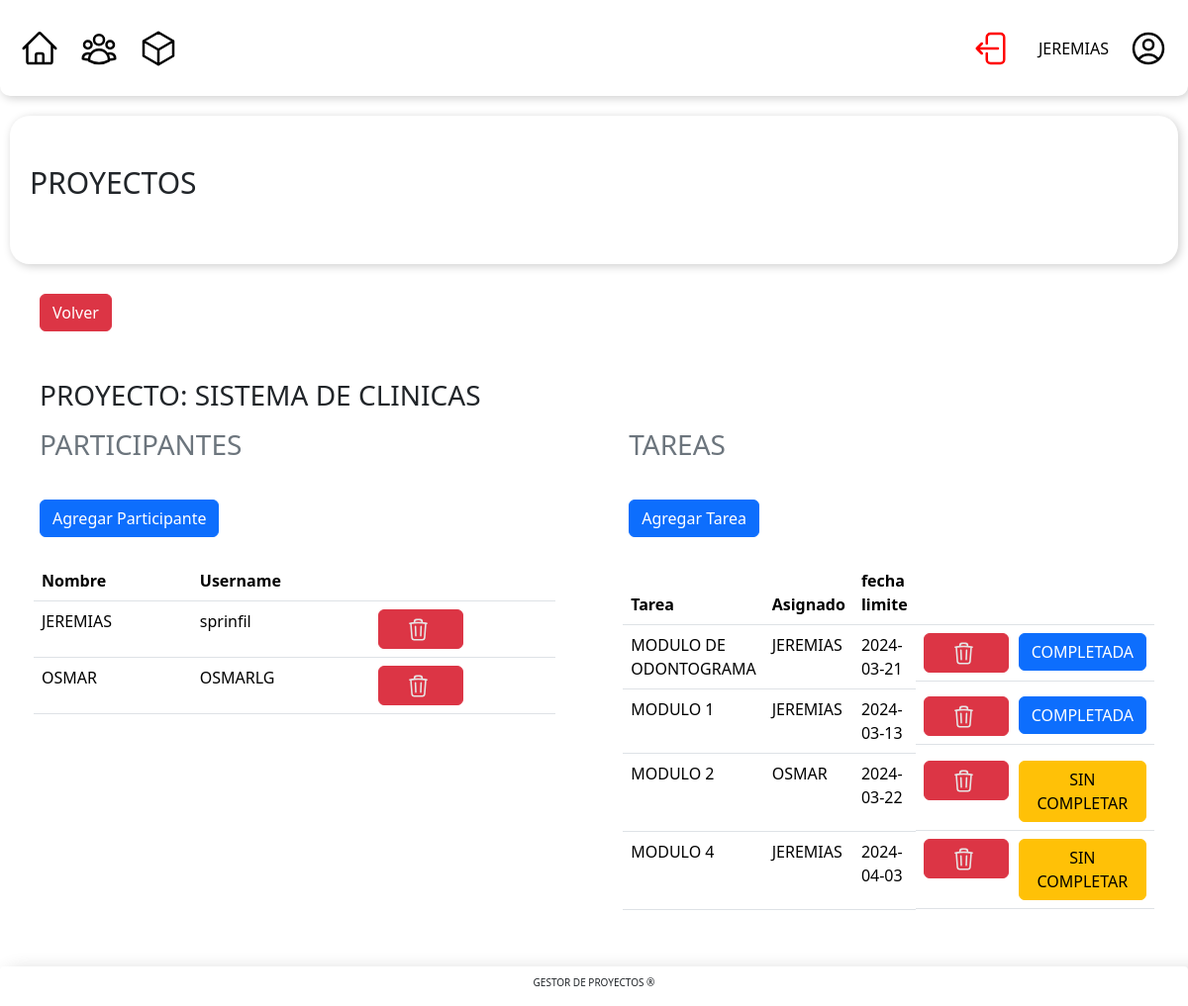
The app's page /views/proyectos_gestionar.php?proyecto_id=13 (signed in) with its own data.
### tables this page shows
CREATE TABLE IF NOT EXISTS `proyectos` (
  `id` bigint NOT NULL AUTO_INCREMENT,
  `nombre` varchar(50) DEFAULT NULL,
  PRIMARY KEY (`id`)
);

CREATE TABLE IF NOT EXISTS `usuarios` (
  `id` bigint NOT NULL AUTO_INCREMENT,
  `nombre` varchar(100) DEFAULT NULL,
  `password` varchar(100) DEFAULT NULL,
  `username` varchar(100) DEFAULT NULL,
  `rol` enum('USUARIO','EDITOR','ADMINISTRADOR') DEFAULT 'USUARIO',
  PRIMARY KEY (`id`)
);

CREATE TABLE IF NOT EXISTS `tareas` (
  `id` int NOT NULL AUTO_INCREMENT,
  `nombre` varchar(50) DEFAULT NULL,
  `fecha_finalziar` date DEFAULT NULL,
  `proyecto_id` bigint NOT NULL,
  `usuario_id` bigint DEFAULT NULL,
  `finalizada` varchar(50) DEFAULT 'FALSE',
  PRIMARY KEY (`id`),
  KEY `proyecto_id` (`proyecto_id`),
  KEY `usuario_id` (`usuario_id`),
  CONSTRAINT `FK__proyectos_tareas` FOREIGN KEY (`proyecto_id`) REFERENCES `proyectos` (`id`) ON DELETE CASCADE,
  CONSTRAINT `FK_tareas_usuarios` FOREIGN KEY (`usuario_id`) REFERENCES `usuarios` (`id`) ON DELETE CASCADE
);

### models/Proyecto.php (called while the page is built, shortened)
<?php
class Proyecto{
    public function find($id){
        $bd = new BD();
        $sql = $bd->conexion->query(" SELECT * FROM proyectos WHERE id = $id ");
        $datos = $sql->fetch_object();
        $this->id = $datos->id;
        $this->nombre = $datos->nombre;
    }
}

### models/BD.php (called while the page is built, shortened)
<?php
class BD{
    public function __construct() {
        $this->conexion = new mysqli('localhost','root','','crud_anderson');
    }
}

### models/Usuario.php (called while the page is built, shortened)
<?php
class Usuario{
    public function __construct($id) {
        $bd = new BD();
        $sql = $bd->conexion->query(" SELECT * FROM usuarios WHERE id = $id ");
        $datos = $sql->fetch_object();
        $this->nombre = $datos->nombre;
    }
}

### views/proyectos_gestionar.php (the view, shortened to what this page needs)
<!DOCTYPE html>
<html lang="es">
<head>
    <link href="../vendor/twbs/bootstrap/dist/css/bootstrap.min.css" rel="stylesheet">
    <link rel="stylesheet" href="../css/principal.css">
    <link rel="stylesheet" href="../css/usuarios.css">
    <link rel="stylesheet" href="../css/proyectos_gestionar.css">
</head>
<body>
    <div class="main">
        <?php
        include 'layouts/header.php';
        ?>
        <div class="contenedor-main">
            <div class="titulo">
                <p>PROYECTOS</p>
            </div>
            <?php
            include '../models/Proyecto.php';
            include '../models/BD.php';
            $proyecto = new Proyecto();
            $proyecto->find($_GET['proyecto_id']);
            ?>
            <a style="margin-left:20px;" href="/anderson-trial/views/proyectos.php" class="boton-eliminar"><button
                    type="button" class="btn btn-danger" style="margin-left:10px;margin-top:30px;">
                    Volver
                </button>
            </a>
            <h3 class="mt-5" style="margin-left:30px">PROYECTO:
                <?= $proyecto->nombre ?>
            </h3>
            <div class="contenedor-responsive">
                <div>
                    <h3 class=" text-secondary mt-2" style="margin-left:30px">PARTICIPANTES</h3>
                    <?php if ($_SESSION['user']['rol'] == 'ADMINISTRADOR' or $_SESSION['user']['rol'] == 'EDITOR') { ?>
                    <a style="margin-left:20px;"
                        href="/anderson-trial/views/proyectos_agregar_participante.php?proyecto_id=<?= $_GET['proyecto_id'] ?>"
                        class="boton-eliminar"><button type="button" class="btn btn-primary"
                            style="margin-left:10px;margin-top:30px;">
                            Agregar Participante
                        </button>
                    </a>
                    <?php } ?>
                    <div class=" p-4 d-flex justify-content-center align-items-center contenedor-tabla-datos">
                        <table class="table">
                            <thead class="bg-info">
                                <tr>
                                    <th scope="col">Nombre</th>
                                    <th scope="col">Username</th>
                                    <th scope="col"></th>
                                </tr>
                            </thead>
                            <tbody>
                                <?php
                                include '../controllers/ProyectosController.php';
                                $bd = new BD();
                                $sql = $bd->conexion->query('select * from usuarios');
                                if ($_SERVER["REQUEST_METHOD"] == "GET") {
                                    $bd = new BD();
                                    $sql = $bd->conexion->query(
                                        '  SELECT usuarios.*
                        FROM usuarios
                        JOIN participa ON usuarios.id = participa.usuario_id
                        JOIN proyectos ON participa.proyecto_id = proyectos.id
                        WHERE proyectos.id =' . $_GET['proyecto_id'] . '
                    ;'
                                    );
                                }
                                if ($_SERVER["REQUEST_METHOD"] == "GET") {
                                    $bd = new BD();
                                    $sql = $bd->conexion->query(
                                        '  SELECT usuarios.*
                        FROM usuarios
                        JOIN participa ON usuarios.id = participa.usuario_id
                        JOIN proyectos ON participa.proyecto_id = proyectos.id
                        WHERE proyectos.id =' . $_GET['proyecto_id'] . '
                    ;'
                                    );
                                }
                                while ($datos = $sql->fetch_object()) { ?>
                                    <tr>
                                        <td>
                                            <?= $datos->nombre ?>
                                        </td>
                                        <td>
                                            <?= $datos->username ?>
                                        </td>
                                        <td>
                                        <?php if ($_SESSION['user']['rol'] == 'ADMINISTRADOR' or $_SESSION['user']['rol'] == 'EDITOR') { ?>
                                            <a href="proyectos_gestionar.php?proyecto_id=<?= $proyecto->id ?>&usuario_id=<?= $datos->id ?>"
                                                onclick="alert_eliminar(event)">
                                                <div class="" style="display:flex; flex-wrap: nowrap;">
                                                    <button type="submit" class="btn btn-danger" name="btn_eliminar"
                                                        value="ok">
                                                    </button>
                                                </div>
                                            </a>
                                            <?php } ?>
                                        </td>
                                    </tr>
                                <?php }
                                ?>
                            </tbody>
                        </table>
                    </div>
                </div>
                <div>
                    <h3 class=" text-secondary mt-2" style="margin-left:30px;">TAREAS</h3>
                    <?php if ($_SESSION['user']['rol'] == 'ADMINISTRADOR' or $_SESSION['user']['rol'] == 'EDITOR') { ?>
                    <a style="margin-left:20px;"
                        href="/anderson-trial/views/proyectos_agregar_tarea.php?proyecto_id=<?= $_GET['proyecto_id'] ?>"
                        class="boton-eliminar"><button type="button" class="btn btn-primary"
                            style="margin-left:10px;margin-top:30px;">
                            Agregar Tarea
                        </button>
                    </a>
                    <?php } ?>
                    <div class=" p-4 d-flex justify-content-center align-items-center contenedor-tabla-datos">
                        <table class="table">
                            <thead class="bg-info">
                                <tr>
                                    <th scope="col">Tarea</th>
                                    <th scope="col">Asignado</th>
                                    <th scope="col">fecha limite</th>
                                    <th scope="col"></th>
                                </tr>
                            </thead>
                            <tbody>
                                <?php
                                $bd = new BD();
                                $sql = $bd->conexion->query('select * from tareas where proyecto_id = ' . $_GET['proyecto_id']);
                                if ($_SERVER["REQUEST_METHOD"] == "GET") {
                                    $bd = new BD();
                                    $sql = $bd->conexion->query('select * from tareas where proyecto_id = ' . $_GET['proyecto_id']);
                                }
                                while ($datos = $sql->fetch_object()) {
                                    $usuario = new Usuario($datos->usuario_id) ?>
                                    <tr>
                                        <td>
                                            <?= $datos->nombre ?>
                                        </td>
                                        <td>
                                            <?= $usuario->nombre ?>
                                        </td>
                                        <td>
                                            <?= $datos->fecha_finalziar ?>
                                        </td>
                                        <td style="display:flex; flex-wrap: nowrap; gap:10px;">
                                        <?php if ($_SESSION['user']['rol'] == 'ADMINISTRADOR' or $_SESSION['user']['rol'] == 'EDITOR') { ?>
                                            <a href="proyectos_gestionar.php?proyecto_id=<?= $proyecto->id ?>&tarea_id=<?= $datos->id ?>"
                                                onclick="alert_eliminar(event)">
                                                <div class="" style="display:flex; flex-wrap: nowrap;">
                                                    <button type="submit" class="btn btn-danger" name="btn_eliminar"
                                                        value="ok">
                                                    </button>
                                                </div>
                                            </a>
                                            <?php } ?>
                                            <form method="POST">
                                            <div class="" style="display:flex; flex-wrap: nowrap;">
                                                    <button type="submit" class="btn <?php if($datos->finalizada == "FALSE"){?>  btn-warning <?php }?> <?php if($datos->finalizada == "TRUE"){?>  btn-primary<?php }?> " name="btn_estatus"
                                                        value="ok">
                                                        <?php if($datos->finalizada == "FALSE"){?> SIN COMPLETAR <?php }?>
                                                        <?php if($datos->finalizada == "TRUE"){?> COMPLETADA <?php }?>
                                                    </button>
                                                </div>
                                            </form>
                                        </td>
                                    </tr>
                                <?php }
                                ?>
                            </tbody>
                        </table>
                    </div>
                </div>
            </div>
        </div>
        <?php
        include 'layouts/footer.php';
        ?>
    </div>
</body>
</html>

### views/layouts/header.php (shortened to what this page needs)
<link rel="stylesheet" href="../css/header.css">
<div class="contenedor-header">
    <div class="contenedor-navegacion">
        <a href="/anderson-trial/views/home.php" class="vinculo">
            <div>
            </div>
        </a>
        <?php if ($_SESSION['user']['rol'] == 'ADMINISTRADOR') { ?>
            <a href="/anderson-trial/views/usuarios.php" class="vinculo" id="usuarios">
                <div>
                </div>
            </a>
        <?php } ?>
        <a href="/anderson-trial/views/proyectos.php" class="vinculo" id="proyectos">
            <div>
                <svg xmlns="http://www.w3.org/2000/svg" fill="none" viewBox="0 0 24 24" stroke-width="1.5"
                    stroke="currentColor" class="icono">
                    <path stroke-linecap="round" stroke-linejoin="round"
                        d="m21 7.5-9-5.25L3 7.5m18 0-9 5.25m9-5.25v9l-9 5.25M3 7.5l9 5.25M3 7.5v9l9 5.25m0-9v9" />
                </svg>
            </div>
        </a>
    </div>
    <div class="contenedor-usuario">
        <div>
            <form method="POST">
                <button type="submit" value="ok" name="btn-cerrar-sesion">
                </button>
            </form>
        </div>
        <div class="contenedor-nombre-usuario">
            <?php
            if (isset($_SESSION['user'])) {
                echo $_SESSION['user']['nombre'];
            }
            ?>
        </div>
    </div>
</div>

### views/layouts/footer.php
<link rel="stylesheet" href="../css/footer.css">
<div class="contenedor-principal">
    <p>GESTOR DE PROYECTOS ®</p>
</div>

### css/principal.css (style rules this page uses)
.main { display: flex; flex-direction: column; height: 100vh; overflow: auto; padding-bottom: 80px; overflow: auto; }
.contenedor-main { flex-grow: 1; width: 100%; padding-left: 100px; padding-right: 100px; overflow: auto; }
a { text-decoration: none; }
.titulo { height: 150px; margin-top: 20px; border-radius: 20px 20px 20px 20px; box-shadow: 2px 2px 10px rgba(0, 0, 0, 0.2); display: flex; align-items: center; padding-left: 20px; }
.titulo p { font-size: 30px; }
.aicon { width: 25px; cursor: pointer; margin-right: 20px; color: rgb(230, 230, 230); margin-left: 15px; }
@media (max-width: 1400px) { .contenedor-main { padding-left: 10px; padding-right: 10px; } }

### css/usuarios.css (style rules this page uses)
.contenedor-tabla-datos { width: 100%; overflow: auto; }

### css/proyectos_gestionar.css (style rules this page uses)
.contenedor-responsive { display: grid; grid-template-columns: 1fr 1fr; gap: 20px; overflow: auto; }

### css/header.css (style rules this page uses)
:root { --color-primario: #ffffff; }
.contenedor-header { width: 100%; height: 100px; background-color: var(--color-primario); border-radius: 0px 0px 10px 10px; box-shadow: 2px 2px 10px rgba(0, 0, 0, 0.2); display: flex; }
.contenedor-navegacion { height: 100%; width: 50%; display: flex; align-items: center; padding-left: 20px; }
.icono { width: 40px; cursor: pointer; margin-right: 20px; }
.vinculo { color: black; }
.contenedor-usuario { display: flex; width: 50%; justify-content: end; align-items: center; color: black; }
.contenedor-nombre-usuario { height: 100%; display: flex; align-items: center; margin-right: 20px; }
button { background-color: var(--color-primario); border: none; }

### css/footer.css (style rules this page uses)
:root { --color-primario: #ffffff; }
.contenedor-principal { width: 100%; height: 40px; background-color: var(--color-primario); position: absolute; bottom: 0; border-radius: 4px 4px 0px 0px; box-shadow: 20px 20px 20px 15px rgba(0, 0, 0, 0.2); display: flex; align-items: end; justify-content: center; }
p { font-size: 10px; }

### records on screen
proyectos: nombre "SISTEMA DE CLINICAS"
usuarios: nombre "JEREMIAS", username "sprinfil"
usuarios: nombre "OSMAR", username "OSMARLG"
tareas: nombre "MODULO DE ODONTOGRAMA", usuario.nombre "JEREMIAS", fecha_finalziar "2024-03-21", finalizada "COMPLETADA"
tareas: nombre "MODULO 1", usuario.nombre "JEREMIAS", fecha_finalziar "2024-03-13", finalizada "COMPLETADA"
tareas: nombre "MODULO 2", usuario.nombre "OSMAR", fecha_finalziar "2024-03-22", finalizada "SIN COMPLETAR"
tareas: nombre "MODULO 4", usuario.nombre "JEREMIAS", fecha_finalziar "2024-04-03", finalizada "SIN COMPLETAR"

### other values on screen
$_SESSION['user']['nombre'] "JEREMIAS"
